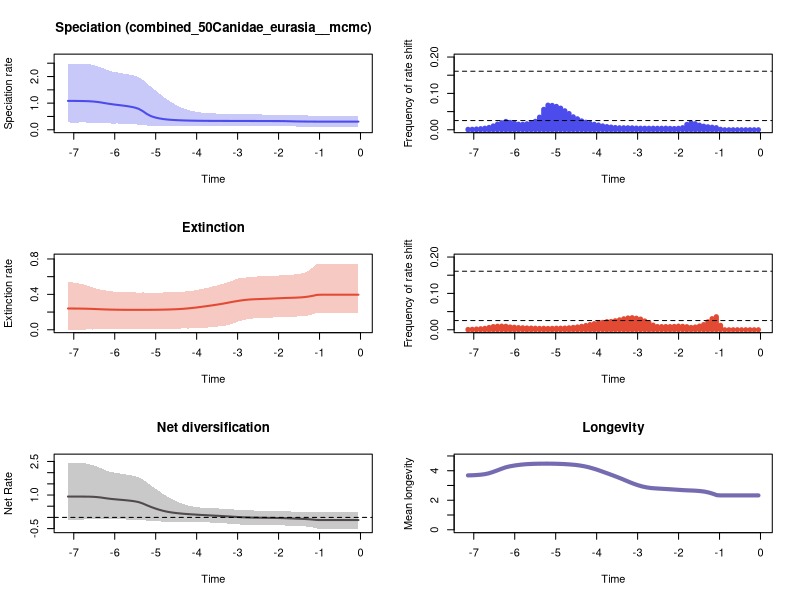

Recreate this plot in R.


pdf(file='cani_eu/RTT_plots.pdf',width=10, height=15)
par(mfrow=c(3,2))
library(scales)

time=c(-0.05064757042253521, -0.15194271126760564,-0.2532378521126761,-0.3545329929577465,-0.45582813380281695,-0.5571232746478874,-0.6584184154929578,-0.7597135563380282,-0.8610086971830986,-0.9623038380281691,-1.0635989788732394,-1.1648941197183098,-1.2661892605633802,-1.3674844014084506,-1.468779542253521,-1.5700746830985914,-1.6713698239436618,-1.7726649647887323,-1.8739601056338027,-1.9752552464788733,-2.0765503873239437,-2.1778455281690143,-2.2791406690140845,-2.380435809859155,-2.4817309507042253,-2.583026091549296,-2.684321232394366,-2.785616373239437,-2.886911514084507,-2.9882066549295776,-3.089501795774648,-3.1907969366197184,-3.292092077464789,-3.3933872183098592,-3.49468235915493,-3.5959775,-3.6972726408450707,-3.798567781690141,-3.8998629225352115,-4.001158063380282,-4.102453204225352,-4.203748345070422,-4.305043485915492,-4.406338626760563,-4.5076337676056335,-4.608928908450704,-4.710224049295774,-4.811519190140845,-4.912814330985915,-5.014109471830985,-5.115404612676056,-5.216699753521127,-5.317994894366197,-5.419290035211267,-5.520585176056338,-5.621880316901408,-5.723175457746478,-5.824470598591549,-5.92576573943662,-6.02706088028169,-6.12835602112676,-6.22965116197183,-6.330946302816901,-6.4322414436619715,-6.533536584507042,-6.634831725352113,-6.736126866197183,-6.837422007042253,-6.938717147887323,-7.040012288732394,-7.141307429577465)
rate=c(0.30634860650147544, 0.30634860650147544,0.30634860650147544,0.30634860650147544,0.30634860650147544,0.30634860650147544,0.30634860650147544,0.30634860650147544,0.30634860650147544,0.30634860650147544,0.30642465182959217,0.307241445227454,0.3082725725591776,0.3097312535858266,0.3115367286814307,0.3138758408855067,0.31719178681045174,0.3214363084042993,0.3251888610144169,0.3265480460416088,0.32708784088935505,0.3273869279723907,0.327863490260931,0.32826321677560777,0.32870680532596197,0.32925098697801725,0.3296265547247235,0.33001923133584254,0.33038250124014557,0.33070795594546376,0.3310567342519034,0.3314822080183075,0.3318899726019325,0.3323403139659758,0.33292168212794665,0.33360461072663666,0.3344978036895405,0.3357230741848642,0.3374010135303642,0.33941977466212536,0.34230442597209987,0.3457281466659362,0.35004706080260334,0.35546053046616854,0.36263528659152966,0.3717877691868688,0.3843699290183519,0.40222575550035744,0.42704898420390236,0.4620695449037714,0.5130896174975162,0.5942449203113945,0.7033020960422321,0.7893383661048625,0.8374329376257372,0.8682230049774807,0.8934310782705583,0.9138120985693646,0.9321859506578333,0.9512873051949504,0.9733105831644224,0.9979644374381924,1.025013735417506,1.0467943448304473,1.0624450102412664,1.0724776075067903,1.077470116483405,1.0807557168088437,1.082698598257711,1.0841870637772466,1.0851041001044675)
minHPD=c(0.10339251410511946, 0.10339251410511946,0.10339251410511946,0.10339251410511946,0.10339251410511946,0.10339251410511946,0.10339251410511946,0.10339251410511946,0.10339251410511946,0.10339251410511946,0.1033840532300078,0.10706897617599824,0.10839209109858858,0.11311466406266403,0.11542807517129523,0.12324095134976581,0.125650706211288,0.14180639904497983,0.1433662521579787,0.14826321803986836,0.14701745846918834,0.14678030091422686,0.14492445751645602,0.14492445751645602,0.1500189243041897,0.1484933580219047,0.1496442593650535,0.1482711134944807,0.14922587063185377,0.15176659791907401,0.15049218862058236,0.14768493495527737,0.14589619675733756,0.1433094604268053,0.14492445751645602,0.1433419737805482,0.14180639904497983,0.1433662521579787,0.1372016712794975,0.13693617986671225,0.1334992776265623,0.13255770998004632,0.12764585599589998,0.12686620537874047,0.12764585599589998,0.1271125008367722,0.1336823719773039,0.13384618831330464,0.1396801389804625,0.14739189237953723,0.15268565896804534,0.16056781121471037,0.17135289293098815,0.1918961097119799,0.2060072984147419,0.209747285095382,0.21884467230927931,0.22767851132876862,0.23697509177169843,0.23350756599603187,0.23697509177169843,0.25010397700832465,0.24951946300229622,0.2576515821075542,0.27193177767279525,0.2655881689480725,0.27669578457993094,0.27382562582376035,0.27248939974711406,0.27148387350268915,0.27453394626030014)
maxHPD=c(0.531426669364058, 0.531426669364058,0.531426669364058,0.531426669364058,0.531426669364058,0.531426669364058,0.531426669364058,0.531426669364058,0.531426669364058,0.531426669364058,0.531426669364058,0.5343877264282316,0.5355778763684519,0.540208859680667,0.542917023323959,0.5515251612425253,0.5541180002707765,0.5688918570640789,0.5683532374663842,0.5733929453317718,0.5729024715790851,0.5733929453317718,0.5725687835365749,0.5735720281551142,0.5802800194219981,0.5810136034424325,0.583985279913353,0.5845395506373481,0.5879582735957175,0.5925929174655262,0.5940010643752189,0.5949649551696101,0.5983020880994926,0.601636961913421,0.6094495044037933,0.6151166707370476,0.6228927843689124,0.6363736654288403,0.6475300348033779,0.6721015317923049,0.7019026533284279,0.7446650987480602,0.7921786859081833,0.8613770615130995,0.9400724010917385,1.0262369476117714,1.1294354368061166,1.2363903570934083,1.3631322663626024,1.4913527974953593,1.614559985062735,1.7431242869897758,1.8823538200414454,1.9793291207815413,2.0353827749886237,2.0640032144283484,2.0931736358310316,2.122112084529657,2.1532869839601787,2.1767044394866026,2.2177172039984967,2.2797732154949397,2.337114691580631,2.393886781010865,2.445986361636719,2.4576142904128893,2.4783354742121135,2.4788839942476693,2.4789522166924804,2.4792199169617515,2.4836445471009605)
plot(time,time,type = 'n', ylim = c(0, 2.7320090018110568), xlim = c(-7.191955,-0.0), ylab = 'Speciation rate', xlab = 'Time',main='Speciation (combined_50Canidae_eurasia__mcmc)' )
polygon(c(time, rev(time)), c(maxHPD, rev(minHPD)), col = alpha('#4c4cec',0.3), border = NA)
lines(time,rate, col = '#4c4cec', lwd=2)
mids=c(-0.05137110714285714, -0.15411332142857143,-0.2568555357142857,-0.35959775,-0.4623399642857143,-0.5650821785714286,-0.6678243928571428,-0.7705666071428572,-0.8733088214285714,-0.9760510357142858,-1.0787932500000001,-1.1815354642857143,-1.2842776785714285,-1.3870198928571429,-1.4897621071428573,-1.5925043214285715,-1.6952465357142856,-1.79798875,-1.9007309642857144,-2.0034731785714284,-2.1062153928571425,-2.208957607142857,-2.3116998214285713,-2.4144420357142855,-2.5171842499999997,-2.619926464285714,-2.7226686785714285,-2.8254108928571426,-2.928153107142857,-3.0308953214285714,-3.1336375357142856,-3.2363797499999998,-3.339121964285714,-3.441864178571428,-3.5446063928571427,-3.647348607142857,-3.750090821428571,-3.8528330357142857,-3.9555752499999994,-4.0583174642857145,-4.161059678571429,-4.263801892857143,-4.3665441071428575,-4.469286321428572,-4.572028535714286,-4.67477075,-4.777512964285714,-4.880255178571429,-4.982997392857143,-5.085739607142857,-5.188481821428572,-5.2912240357142855,-5.39396625,-5.496708464285715,-5.599450678571428,-5.702192892857143,-5.804935107142858,-5.907677321428571,-6.010419535714286,-6.113161750000001,-6.215903964285714,-6.318646178571429,-6.421388392857143,-6.524130607142857,-6.626872821428572,-6.729615035714286,-6.83235725,-6.935099464285714,-7.037841678571429,-7.140583892857143)
counts=c(0.0, 0.0,0.0,0.0,0.0,0.0,0.0,0.0,0.0,0.001348914858096828,0.005762938230383974,0.007005008347245409,0.00819365609348915,0.009829716193656093,0.012674457429048413,0.0165542570951586,0.019345575959933223,0.014617696160267112,0.005689482470784641,0.004,0.0033923205342237064,0.003712854757929883,0.0043272120200333886,0.004160267111853089,0.004080133555926544,0.004260434056761269,0.004180300500834725,0.004267111853088481,0.0043272120200333886,0.004580968280467446,0.0052153589315525875,0.005475792988313856,0.0055692821368948245,0.005515859766277128,0.006130217028380634,0.007325542570951586,0.008634390651085141,0.010497495826377296,0.013048414023372288,0.01501168614357262,0.017449081803005008,0.020701168614357262,0.02432721202003339,0.030096828046744573,0.03556594323873122,0.0446076794657763,0.0521669449081803,0.05939899833055092,0.06420701168614357,0.06687145242070117,0.0676727879799666,0.056086811352253754,0.034631051752921534,0.023212020033388982,0.018457429048414024,0.016393989983305508,0.015018363939899833,0.015191986644407346,0.01828380634390651,0.020146911519198663,0.02291151919866444,0.0192787979966611,0.015432387312186978,0.010497495826377296,0.006404006677796327,0.004240400667779633,0.002938230383973289,0.0020634390651085143,0.001302170283806344,0.0011285475792988315)
plot(mids,counts,type = 'h', xlim = c(-7.191955,-0.0), ylim=c(0,0.2), ylab = 'Frequency of rate shift', xlab = 'Time',lwd=5,col='#4c4cec')
bf2 = 0.025303681249029715
bf6 = 0.1609500643127356
abline(h=bf2, lty=2)
abline(h=bf6, lty=2)

time=c(-0.05064757042253521, -0.15194271126760564,-0.2532378521126761,-0.3545329929577465,-0.45582813380281695,-0.5571232746478874,-0.6584184154929578,-0.7597135563380282,-0.8610086971830986,-0.9623038380281691,-1.0635989788732394,-1.1648941197183098,-1.2661892605633802,-1.3674844014084506,-1.468779542253521,-1.5700746830985914,-1.6713698239436618,-1.7726649647887323,-1.8739601056338027,-1.9752552464788733,-2.0765503873239437,-2.1778455281690143,-2.2791406690140845,-2.380435809859155,-2.4817309507042253,-2.583026091549296,-2.684321232394366,-2.785616373239437,-2.886911514084507,-2.9882066549295776,-3.089501795774648,-3.1907969366197184,-3.292092077464789,-3.3933872183098592,-3.49468235915493,-3.5959775,-3.6972726408450707,-3.798567781690141,-3.8998629225352115,-4.001158063380282,-4.102453204225352,-4.203748345070422,-4.305043485915492,-4.406338626760563,-4.5076337676056335,-4.608928908450704,-4.710224049295774,-4.811519190140845,-4.912814330985915,-5.014109471830985,-5.115404612676056,-5.216699753521127,-5.317994894366197,-5.419290035211267,-5.520585176056338,-5.621880316901408,-5.723175457746478,-5.824470598591549,-5.92576573943662,-6.02706088028169,-6.12835602112676,-6.22965116197183,-6.330946302816901,-6.4322414436619715,-6.533536584507042,-6.634831725352113,-6.736126866197183,-6.837422007042253,-6.938717147887323,-7.040012288732394,-7.141307429577465)
rate=c(0.3960152868499639, 0.3960152868499639,0.3960152868499639,0.3960152868499639,0.3960152868499639,0.3960152868499639,0.3960152868499639,0.3960152868499639,0.3960152868499639,0.3960152868499639,0.39434920588114597,0.383703739596306,0.3752886741849283,0.36932686646326407,0.36561023202069,0.3630953399732878,0.36144356343247575,0.3602120990490699,0.35853308250388227,0.356564880625701,0.35436260931698094,0.35226673264982933,0.3504374504338328,0.34869391531227867,0.3468119866862354,0.34513956065280327,0.3427380304196055,0.33865214656328324,0.3331935185671568,0.32634284057351914,0.3183762089441605,0.3096848329229854,0.300773015910741,0.29227357076313293,0.28468196539825563,0.277457040878556,0.27083948254396595,0.2643699765827349,0.25808781509372236,0.2518071930445648,0.24672326921887633,0.24177643471689195,0.23778874945763817,0.23458617589869202,0.23208770106884777,0.23022228089469693,0.22881508311396753,0.22768291691287684,0.22682210598047559,0.22609545103148393,0.22559047769213028,0.22532852305178122,0.22514811245370026,0.2250404990907513,0.22506971796312647,0.2251792980571753,0.22543356119376612,0.2258199227910635,0.22649514565479772,0.22731124708613487,0.22834567167572012,0.22964718930290268,0.23152689571215795,0.2334224787510274,0.23541825591069654,0.23716356242438683,0.2384280241938274,0.23925870162697585,0.23975179615012288,0.24015078425471623,0.24036845849172855)
minHPD=c(0.1922041831215368, 0.1922041831215368,0.1922041831215368,0.1922041831215368,0.1922041831215368,0.1922041831215368,0.1922041831215368,0.1922041831215368,0.1922041831215368,0.1922041831215368,0.19157080752466682,0.17492137694667417,0.16224913523495657,0.15681582731218754,0.15239292110606678,0.14973724226110577,0.14973487716578157,0.14973487716578157,0.1438715433344904,0.1437264654317274,0.14357010188754407,0.13664403489461718,0.13620703123038588,0.13608183534362986,0.1343129366283916,0.1319614327975146,0.12323226051079547,0.11671987641273968,0.10419549110953548,0.09243464642887335,0.0747782300391962,0.05921526632110464,0.04826306256391081,0.04276728964788666,0.0351049034942447,0.03508787832332122,0.026030711342859118,0.02476460454199008,0.02208404395820973,0.019185608188918714,0.015880585369595298,0.014080756380191347,0.015302654419386363,0.014153775781754134,0.013807181720885554,0.01174014997469168,0.013801937385315072,0.011795107780982774,0.011114229025527294,0.011791736211038038,0.01177672930930776,0.01173050123916872,0.01174014997469168,0.009489727743300197,0.011791736211038038,0.01177672930930776,0.011791736211038038,0.010254053474903458,0.011791736211038038,0.009162532188865065,0.011114229025527294,0.010061087991848601,0.006517813049047907,0.004466026108730159,0.0029193482428092354,0.004471966716955911,0.0020716285481351265,0.002958097855163022,0.0018784251448222783,0.0028908140506154196,0.0020716285481351265)
maxHPD=c(0.7472031346408924, 0.7472031346408924,0.7472031346408924,0.7472031346408924,0.7472031346408924,0.7472031346408924,0.7472031346408924,0.7472031346408924,0.7472031346408924,0.7472031346408924,0.7437650644102572,0.7047391954360819,0.6683295151987324,0.6456723230633153,0.6332903965109199,0.6256134826365238,0.6230498870412869,0.6217524754779605,0.614648373846462,0.6132959379298574,0.6122999247572545,0.6047859830607326,0.6042049718398531,0.6042049718398531,0.6027502456397431,0.6011626973016616,0.594388751882282,0.5920955067961977,0.5846329304608694,0.5791964649863864,0.5627461686105851,0.545038171854163,0.5275469208127345,0.5153322777219085,0.5001159880212612,0.4923125238957565,0.47590350218302124,0.46757311293340914,0.4584731362657709,0.44926422389717263,0.4404944237076981,0.4344530807051626,0.43198332719137983,0.4282939006874481,0.4262093952403508,0.4228645386549786,0.424003956484355,0.4213019166732015,0.42034946649606353,0.4207908713991226,0.4207101644997706,0.4208170351429184,0.4213170528530102,0.41961638325496164,0.4227640088583908,0.4240150170797607,0.42566546360911606,0.4265087108493426,0.4309971011552772,0.432177592049524,0.4389369605810298,0.44423901396284354,0.4508201278216507,0.4615097497533762,0.4759768047479003,0.4950354767341207,0.5089089512510239,0.5198368406976659,0.5283366098041431,0.5361472695427919,0.5388635620370724)
plot(time,time,type = 'n', ylim = c(0, 0.8219234481049816), xlim = c(-7.191955,-0.0), ylab = 'Extinction rate', xlab = 'Time',main='Extinction' )
polygon(c(time, rev(time)), c(maxHPD, rev(minHPD)), col = alpha('#e34a33',0.3), border = NA)
lines(time,rate, col = '#e34a33', lwd=2)
mids=c(-0.05137110714285714, -0.15411332142857143,-0.2568555357142857,-0.35959775,-0.4623399642857143,-0.5650821785714286,-0.6678243928571428,-0.7705666071428572,-0.8733088214285714,-0.9760510357142858,-1.0787932500000001,-1.1815354642857143,-1.2842776785714285,-1.3870198928571429,-1.4897621071428573,-1.5925043214285715,-1.6952465357142856,-1.79798875,-1.9007309642857144,-2.0034731785714284,-2.1062153928571425,-2.208957607142857,-2.3116998214285713,-2.4144420357142855,-2.5171842499999997,-2.619926464285714,-2.7226686785714285,-2.8254108928571426,-2.928153107142857,-3.0308953214285714,-3.1336375357142856,-3.2363797499999998,-3.339121964285714,-3.441864178571428,-3.5446063928571427,-3.647348607142857,-3.750090821428571,-3.8528330357142857,-3.9555752499999994,-4.0583174642857145,-4.161059678571429,-4.263801892857143,-4.3665441071428575,-4.469286321428572,-4.572028535714286,-4.67477075,-4.777512964285714,-4.880255178571429,-4.982997392857143,-5.085739607142857,-5.188481821428572,-5.2912240357142855,-5.39396625,-5.496708464285715,-5.599450678571428,-5.702192892857143,-5.804935107142858,-5.907677321428571,-6.010419535714286,-6.113161750000001,-6.215903964285714,-6.318646178571429,-6.421388392857143,-6.524130607142857,-6.626872821428572,-6.729615035714286,-6.83235725,-6.935099464285714,-7.037841678571429,-7.140583892857143)
counts=c(0.0, 0.0,0.0,0.0,0.0,0.0,0.0,0.0,0.0,0.012180300500834724,0.03579966611018364,0.03051085141903172,0.02182303839732888,0.014143572621035059,0.010150250417362271,0.007512520868113523,0.006297161936560935,0.008420701168614358,0.009462437395659433,0.009976627712854758,0.009181969949916527,0.008674457429048415,0.008854757929883139,0.008654424040066777,0.008814691151919867,0.012754590984974959,0.01943238731218698,0.0241669449081803,0.02932220367278798,0.03178631051752921,0.03317529215358932,0.03236727879799666,0.030096828046744573,0.02720534223706177,0.024781302170283806,0.022764607679465778,0.022290484140233723,0.020186978297161935,0.019025041736227044,0.016747913188647746,0.014223706176961603,0.011719532554257095,0.009375626043405676,0.007659432387312187,0.006450751252086812,0.005368948247078464,0.004601001669449082,0.004340567612687813,0.004273789649415693,0.0038063439065108514,0.0035926544240400668,0.004,0.0037929883138564276,0.004247078464106845,0.004614357262103506,0.004881469115191986,0.005435726210350584,0.005909849749582638,0.006938230383973289,0.0076193656093489145,0.009602671118530885,0.009903171953255427,0.009696160267111852,0.008747913188647746,0.006270450751252087,0.003886477462437396,0.0027712854757929884,0.002003338898163606,0.0011886477462437395,0.0007612687813021703)
plot(mids,counts,type = 'h', xlim = c(-7.191955,-0.0), ylim=c(0,0.2), ylab = 'Frequency of rate shift', xlab = 'Time',lwd=5,col='#e34a33')
abline(h=bf2, lty=2)
abline(h=bf6, lty=2)
#Net Diversification Rate
time=c(-0.05064757042253521, -0.15194271126760564,-0.2532378521126761,-0.3545329929577465,-0.45582813380281695,-0.5571232746478874,-0.6584184154929578,-0.7597135563380282,-0.8610086971830986,-0.9623038380281691,-1.0635989788732394,-1.1648941197183098,-1.2661892605633802,-1.3674844014084506,-1.468779542253521,-1.5700746830985914,-1.6713698239436618,-1.7726649647887323,-1.8739601056338027,-1.9752552464788733,-2.0765503873239437,-2.1778455281690143,-2.2791406690140845,-2.380435809859155,-2.4817309507042253,-2.583026091549296,-2.684321232394366,-2.785616373239437,-2.886911514084507,-2.9882066549295776,-3.089501795774648,-3.1907969366197184,-3.292092077464789,-3.3933872183098592,-3.49468235915493,-3.5959775,-3.6972726408450707,-3.798567781690141,-3.8998629225352115,-4.001158063380282,-4.102453204225352,-4.203748345070422,-4.305043485915492,-4.406338626760563,-4.5076337676056335,-4.608928908450704,-4.710224049295774,-4.811519190140845,-4.912814330985915,-5.014109471830985,-5.115404612676056,-5.216699753521127,-5.317994894366197,-5.419290035211267,-5.520585176056338,-5.621880316901408,-5.723175457746478,-5.824470598591549,-5.92576573943662,-6.02706088028169,-6.12835602112676,-6.22965116197183,-6.330946302816901,-6.4322414436619715,-6.533536584507042,-6.634831725352113,-6.736126866197183,-6.837422007042253,-6.938717147887323,-7.040012288732394,-7.141307429577465)
net_rate=c(-0.11798681768390237, -0.11798681768390237,-0.11798681768390237,-0.11798681768390237,-0.11798681768390237,-0.11798681768390237,-0.11798681768390237,-0.11798681768390237,-0.11798681768390237,-0.11798681768390237,-0.11501803896631181,-0.09642201252180654,-0.08138603544223122,-0.07022287005652796,-0.06234638589393068,-0.05549380677915321,-0.04814271732896436,-0.03981496754023909,-0.032115899892498335,-0.027590057762944643,-0.024187854517003685,-0.021272546129274043,-0.01838493418160873,-0.015527401320731337,-0.012582823791715051,-0.009724828394582585,-0.006115984663420008,-0.00027645722856039167,0.007381975370184263,0.01702208250161086,0.027887002017740806,0.039478472225637815,0.05121102672366906,0.06230312508165658,0.07254106264226966,0.08212151671328793,0.09153194283873439,0.10102020922328624,0.11134859294449755,0.1222225062016538,0.13402365727862844,0.14691783409668424,0.16063266075233917,0.17725992797557608,0.19682122776610195,0.22051224513504653,0.25126959459923154,0.2914503604806182,0.3416000153335055,0.40122900193899863,0.46821197498181116,0.5438962314785694,0.6238050479714295,0.6856435159212722,0.7220916015955005,0.7464802286873405,0.7660525785403742,0.783220589763399,0.7985600028948069,0.8152652077731152,0.8352265457607573,0.8599741439114112,0.8881743795325607,0.9082269191337662,0.921763138095176,0.9278561899129778,0.9298622202257636,0.9309595772479797,0.9315850035476376,0.931987743555036,0.9323710617912935)
net_minHPD=c(-0.5025192559084738, -0.5025192559084738,-0.5025192559084738,-0.5025192559084738,-0.5025192559084738,-0.5025192559084738,-0.5025192559084738,-0.5025192559084738,-0.5025192559084738,-0.5025192559084738,-0.4949134644733192,-0.45182775911122725,-0.41971994815949104,-0.4015327933393695,-0.3833791702457723,-0.3834352504700046,-0.3729544111073119,-0.36920775561886093,-0.3598487597201727,-0.3600318572685126,-0.35597245439307135,-0.35236559780684606,-0.3533533373011578,-0.3453927932242144,-0.346378295519472,-0.34718289073333497,-0.3378595739441284,-0.33616665395732276,-0.3246359850744571,-0.31036326765282085,-0.3073667447859288,-0.2781896268648387,-0.26917614947644836,-0.258695163774546,-0.24514142195613425,-0.23947127866786327,-0.22395118595822705,-0.22074482931973882,-0.21926621679224856,-0.20780044327360625,-0.21000874966319238,-0.20384515029114444,-0.19599464947051398,-0.1972195700501913,-0.1892716546145786,-0.19192692259887972,-0.19223174062538684,-0.18894049841384697,-0.17745400860623373,-0.17399195853322846,-0.16330737516590826,-0.14335059949308554,-0.12303032789655949,-0.12296287798651623,-0.1055163654912597,-0.10416398699011609,-0.09305979768986114,-0.08551808219421075,-0.09193047750603078,-0.08676159781934822,-0.09305979768986114,-0.08542596855210904,-0.0772950418744826,-0.08523841413992667,-0.08462211891673782,-0.09011642730897063,-0.09089409778460222,-0.10614670267660475,-0.10783218358330576,-0.10010345807870608,-0.10614670267660475)
net_maxHPD=c(0.22653020832270643, 0.22653020832270643,0.22653020832270643,0.22653020832270643,0.22653020832270643,0.22653020832270643,0.22653020832270643,0.22653020832270643,0.22653020832270643,0.22653020832270643,0.22782108947653534,0.23179512684432013,0.23541496967745096,0.23562084764633423,0.2458834719074056,0.24601896017164718,0.2623330042080048,0.275707791782301,0.2919829259797607,0.29192720434605895,0.29568714156553016,0.2981934569675373,0.29820957306960283,0.30696087028274566,0.3075060064048512,0.3086516169309027,0.3190630883963308,0.3218339006135909,0.33497581479984345,0.35013414889076333,0.35330182344920236,0.37913968507507273,0.38355471815104014,0.3911697236172405,0.40225807652429546,0.40577927982642414,0.4214970408976949,0.42856238253450485,0.4403796592486567,0.46654045419781487,0.4898846654421677,0.5334471641534918,0.5897777798664058,0.6557547083682322,0.7418057858617726,0.8249619114707564,0.9225051121831402,1.0399865657090257,1.1700309673209688,1.2976937063070908,1.4278388064672978,1.5678740365706179,1.7116185222608284,1.7941577192907863,1.856060721966296,1.8865716440477498,1.920115394912606,1.9531871389978217,1.972981950360915,2.009009237574956,2.046708070907156,2.1128356909010293,2.2052205699847374,2.2677719456366447,2.339380305083405,2.3832380600212866,2.418736417485376,2.423542453031825,2.4368836706143275,2.4535507439628597,2.4530652354735287)
plot(time,time,type = 'n', ylim = c(-0.5527711814993213, 2.6989058183591457), xlim = c(-7.191955,-0.0), ylab = 'Net Rate', xlab = 'Time',lwd=2, main='Net diversification', col= '#504A4B' )
polygon(c(time, rev(time)), c(net_maxHPD, rev(net_minHPD)), col = alpha('#504A4B',0.3), border = NA)
lines(time,net_rate, col = '#504A4B', lwd=2)
abline(h=0,lty=2)


time=c(-0.05064757042253521, -0.15194271126760564,-0.2532378521126761,-0.3545329929577465,-0.45582813380281695,-0.5571232746478874,-0.6584184154929578,-0.7597135563380282,-0.8610086971830986,-0.9623038380281691,-1.0635989788732394,-1.1648941197183098,-1.2661892605633802,-1.3674844014084506,-1.468779542253521,-1.5700746830985914,-1.6713698239436618,-1.7726649647887323,-1.8739601056338027,-1.9752552464788733,-2.0765503873239437,-2.1778455281690143,-2.2791406690140845,-2.380435809859155,-2.4817309507042253,-2.583026091549296,-2.684321232394366,-2.785616373239437,-2.886911514084507,-2.9882066549295776,-3.089501795774648,-3.1907969366197184,-3.292092077464789,-3.3933872183098592,-3.49468235915493,-3.5959775,-3.6972726408450707,-3.798567781690141,-3.8998629225352115,-4.001158063380282,-4.102453204225352,-4.203748345070422,-4.305043485915492,-4.406338626760563,-4.5076337676056335,-4.608928908450704,-4.710224049295774,-4.811519190140845,-4.912814330985915,-5.014109471830985,-5.115404612676056,-5.216699753521127,-5.317994894366197,-5.419290035211267,-5.520585176056338,-5.621880316901408,-5.723175457746478,-5.824470598591549,-5.92576573943662,-6.02706088028169,-6.12835602112676,-6.22965116197183,-6.330946302816901,-6.4322414436619715,-6.533536584507042,-6.634831725352113,-6.736126866197183,-6.837422007042253,-6.938717147887323,-7.040012288732394,-7.141307429577465)
rate=c(2.327316175184819, 2.327316175184819,2.327316175184819,2.327316175184819,2.327316175184819,2.327316175184819,2.327316175184819,2.327316175184819,2.327316175184819,2.327316175184819,2.3430135448383904,2.442740334170446,2.525961322298946,2.585550137604156,2.6212209475315467,2.643855523338975,2.658695557798716,2.668641147931436,2.6825808320327593,2.7006405569636533,2.720222925423459,2.7388938215889675,2.7560229139372914,2.772687430960489,2.7899941649186797,2.806717187505673,2.8309925095819928,2.874083854552862,2.9341614174783883,3.015210303488993,3.111557282711585,3.2208027580140737,3.338355027605138,3.455810237187527,3.568155422936871,3.6755839681489455,3.779592813559962,3.8807962886460006,3.9815680156402347,4.078927039963653,4.163596144159027,4.242361939035765,4.303183291892159,4.351955815394303,4.3896145075281945,4.416368269181071,4.436390208981893,4.453418013605391,4.46443848932801,4.473257942998218,4.47823759920901,4.479728455192235,4.478633968460984,4.474919322748792,4.468343347214658,4.457262964660899,4.441204266333585,4.417068536855694,4.3844329379578015,4.3438278341410905,4.2928177337268005,4.222989994420246,4.123243823944198,4.015689099918406,3.9125032099819337,3.8239954016172377,3.7640372905193638,3.7295068724987823,3.707083650057633,3.6916738434244056,3.6841138585563993)
minHPD=c(2.327316175184819, 2.327316175184819,2.327316175184819,2.327316175184819,2.327316175184819,2.327316175184819,2.327316175184819,2.327316175184819,2.327316175184819,2.327316175184819,2.3430135448383904,2.442740334170446,2.525961322298946,2.585550137604156,2.6212209475315467,2.643855523338975,2.658695557798716,2.668641147931436,2.6825808320327593,2.7006405569636533,2.720222925423459,2.7388938215889675,2.7560229139372914,2.772687430960489,2.7899941649186797,2.806717187505673,2.8309925095819928,2.874083854552862,2.9341614174783883,3.015210303488993,3.111557282711585,3.2208027580140737,3.338355027605138,3.455810237187527,3.568155422936871,3.6755839681489455,3.779592813559962,3.8807962886460006,3.9815680156402347,4.078927039963653,4.163596144159027,4.242361939035765,4.303183291892159,4.351955815394303,4.3896145075281945,4.416368269181071,4.436390208981893,4.453418013605391,4.46443848932801,4.473257942998218,4.47823759920901,4.479728455192235,4.478633968460984,4.474919322748792,4.468343347214658,4.457262964660899,4.441204266333585,4.417068536855694,4.3844329379578015,4.3438278341410905,4.2928177337268005,4.222989994420246,4.123243823944198,4.015689099918406,3.9125032099819337,3.8239954016172377,3.7640372905193638,3.7295068724987823,3.707083650057633,3.6916738434244056,3.6841138585563993)
maxHPD=c(2.327316175184819, 2.327316175184819,2.327316175184819,2.327316175184819,2.327316175184819,2.327316175184819,2.327316175184819,2.327316175184819,2.327316175184819,2.327316175184819,2.3430135448383904,2.442740334170446,2.525961322298946,2.585550137604156,2.6212209475315467,2.643855523338975,2.658695557798716,2.668641147931436,2.6825808320327593,2.7006405569636533,2.720222925423459,2.7388938215889675,2.7560229139372914,2.772687430960489,2.7899941649186797,2.806717187505673,2.8309925095819928,2.874083854552862,2.9341614174783883,3.015210303488993,3.111557282711585,3.2208027580140737,3.338355027605138,3.455810237187527,3.568155422936871,3.6755839681489455,3.779592813559962,3.8807962886460006,3.9815680156402347,4.078927039963653,4.163596144159027,4.242361939035765,4.303183291892159,4.351955815394303,4.3896145075281945,4.416368269181071,4.436390208981893,4.453418013605391,4.46443848932801,4.473257942998218,4.47823759920901,4.479728455192235,4.478633968460984,4.474919322748792,4.468343347214658,4.457262964660899,4.441204266333585,4.417068536855694,4.3844329379578015,4.3438278341410905,4.2928177337268005,4.222989994420246,4.123243823944198,4.015689099918406,3.9125032099819337,3.8239954016172377,3.7640372905193638,3.7295068724987823,3.707083650057633,3.6916738434244056,3.6841138585563993)
plot(time,time,type = 'n', ylim = c(0, 4.927701300711458), xlim = c(-7.191955,-0.0), ylab = 'Mean longevity', xlab = 'Time',main='Longevity' )
polygon(c(time, rev(time)), c(maxHPD, rev(minHPD)), col = alpha('#756bb1',0.3), border = NA)
lines(time,rate, col = '#756bb1', lwd=4)

n <- dev.off()
